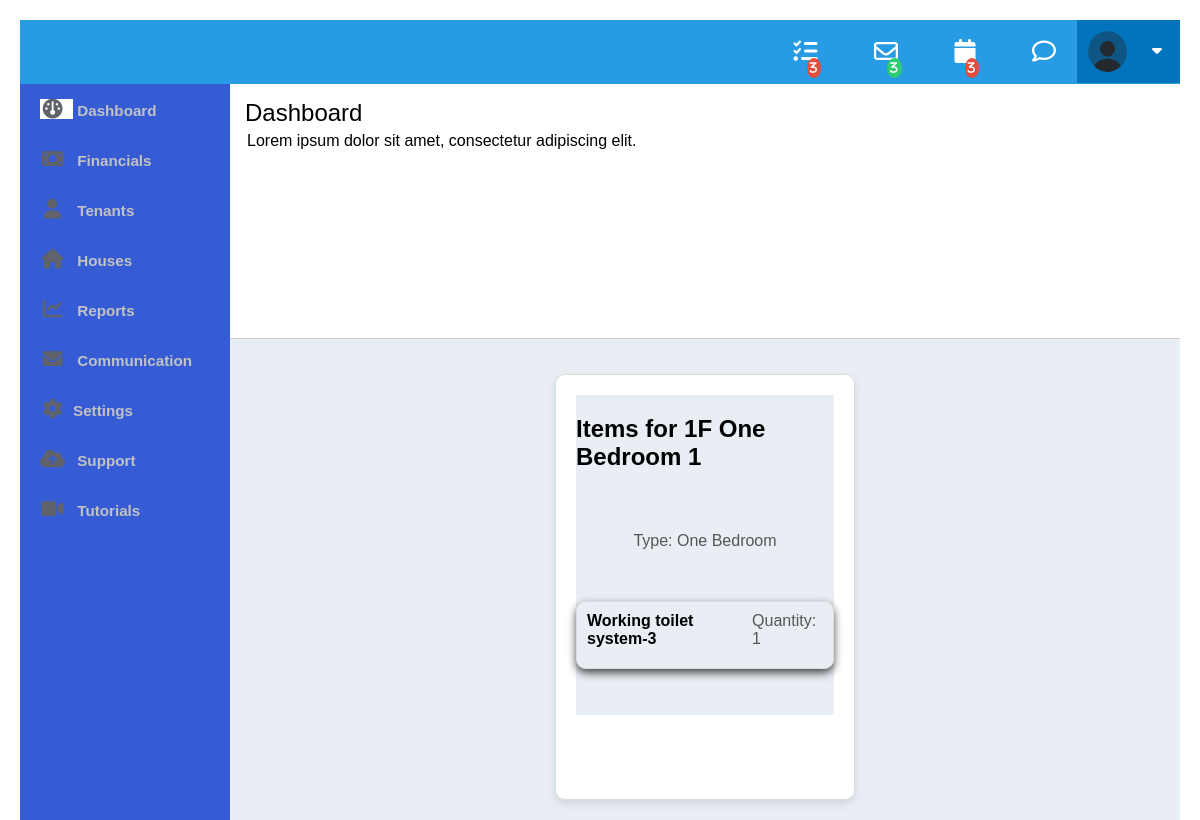
The page /house/4/items/ (signed in) on the database its author committed.
### gaapp/models.py (models this page shows, shortened)
class House(models.Model):
    name = models.CharField(max_length=100)
    house_type = models.CharField(max_length=100, null=True, blank=True)
    is_available = models.BooleanField(default=True)
    apartment = models.ForeignKey(Apartment, on_delete=models.CASCADE, related_name='houses')
    image = models.ImageField(upload_to='house_images/', null=True, blank=True)

class Item(models.Model):
    name = models.CharField(max_length=100)
    quantity = models.PositiveIntegerField()
    house = models.ForeignKey(House, on_delete=models.CASCADE, related_name='items')

### gaapp/views.py (the view)
# urls.py: path('house/<int:house_id>/items/', views.house_items, name='house_items'),
@role_required('tenant')
def house_items(request, house_id):
    house = get_object_or_404(House, id=house_id)
    items = house.items.all()
    return render(request, 'gaapp/house_items.html', {'house': house, 'items': items})

### gaapp/templates/gaapp/house_items.html
{% extends "gaapp/base.html" %}
{% load static %}
{% block innercontent %}
<section id="content">
    <div id="header">
        <div class="header-nav">
            <div class="menu-button"></div>
            <div class="nav">
                <ul>
                    <li class="nav-settings">
                        <div class="font-icon"><i class="fa fa-tasks"></i></div>
                    </li>
                    <li class="nav-mail">
                        <div class="font-icon">
                            <i class="fa-regular fa-envelope"></i>
                        </div>
                    </li>
                    <li class="nav-calendar">
                        <div class="font-icon">
                            <i class="fa fa-calendar"></i>
                        </div>
                    </li>
                    <li class="nav-chat">
                        <div class="font-icon">
                            <i class="fa-regular fa-comment"></i>
                        </div>
                    </li>
                    <li class="nav-profile">
                        <div class="nav-profile-image">
                            <img
                                src="{% static 'images/profile-avatar.png' %}"
                                alt="profile-img"
                                alt="profile image"
                            />
                            <div class="nav-profile-name">
                                {{ tenant_username }}<i class="fa fa-caret-down"></i>
                            </div>
                        </div>
                    </li>
                </ul>
            </div>
        </div>
    </div>
    <div class="content">
        <div class="content-header">
            <h1>Dashboard</h1>
            <p>Lorem ipsum dolor sit amet, consectetur adipiscing elit.</p>
        </div>
        <div class="widget-box sample-widget">
            <div class="content">
                <h1>Items for {{ house.name }}</h1>
                <p>Type: {{ house.house_type }}</p>
                <div class="items-list">
                    {% for item in items %}
                        <div class="item">
                            <h4>{{ item.name }}</h4>
                            <p>Quantity: {{ item.quantity }}</p>
                        </div>
                    {% endfor %}
                </div>
            </div>
        </div>
    </div>
</section>
{% endblock innercontent %}

### gaapp/static/gaapp/style.css (style rules this page uses)
html, body { font-family: "Open Sans", sans-serif; height: 100%; }
body { background: #ffffff; height: 100%; }
img { max-width: 100%; }
ul { list-style: none; margin: 0; padding: 0; }
#header { float: left; width: 100%; background: #ffffff; position: relative; }
.header-nav { min-height: 64px; -webkit-box-sizing: border-box; --moz-box-sizing: border-box; box-sizing: border-box; background: #279be4; }
.menu-button { float: left; font-size: 29px; color: #ffffff; padding: 12px 19px; }
.nav ul { height: 64px; float: right; }
.nav ul li { float: left; position: relative; padding: 11px; }
.nav > ul > li:first-child { border-left: none; }
.nav ul li i { color: #ffffff; }
.header-nav { min-height: 64px; -webkit-box-sizing: border-box; -moz-box-sizing: border-box; box-sizing: border-box; background: #279be4; }
.font-icon i:after { position: relative; content: "3"; background: #e74c3c; color: #ffffff; font-size: 12px; border-radius: 50%; width: 10px; height: 10px; padding: 3px 4px 4px 3px; text-align: center; top: 12px; right: 11px; }
.font-icon { padding: 8px 10px; }
.font-icon i { font-size: 24px; }
.nav-mail .font-icon i:after { background: #2ecc71; }
.nav-profile { background: #0274bd; }
.nav-profile-image img { width: 39px; height: 41px; border-radius: 50%; float: left; }
.nav-profile-name { float: right; margin: 11px 7px 8px 14px; color: #ffffff; }
.nav-profile-name i { padding: 0 0 0 11px; }
.nav-chat i:after { display: none; }
#content { float: left; width: calc(100% - 210px); height: 100%; overflow-wrap: break-word; background: #ffffff; font-family: Raleway, sans-serif; }
.content { display: flex; flex-wrap: wrap; justify-content: center; float: left; background: #E9EEF4; width: 100%; height: calc(100% - 64px); -webkit-box-sizing: border-box; -moz-box-sizing: border-box; box-sizing: border-box; }
.content-header { background: #fff; float: left; width: 100%; margin-bottom: 15px; padding: 15px; -webkit-box-sizing: border-box; -moz-box-sizing: border-box; box-sizing: border-box; border-bottom: 1px solid #ccc; }
.content-header h1 { margin: 0; font-weight: normal; padding-bottom: 5px; }
.content-header p { margin: 0; padding-left: 2px; }
.widget-box { border: 1px solid #ddd; padding: 20px; margin: 20px; width: 300px; box-sizing: border-box; box-shadow: 0 4px 8px rgba(0, 0, 0, 0.1); border-radius: 10px; overflow: hidden; background: #fff; transition: transform 0.3s ease; }
.widget-box p { margin: 5px 0; color: #555; }
.sample-widget { max-width: 47%; }
.item { border: 1px solid #ddd; padding: 10px; margin: 10px 0; border-radius: 5px; box-shadow: 0 2px 4px rgba(0, 0, 0, 0.1); }
.item h4 { margin: 0 0 10px; }
.item p { margin: 0; }
.item { border-radius: 10px; overflow: hidden; display: flex; position: relative; box-shadow: 0 4px 8px rgba(0, 0, 0, 0.7); }

### gaapp/templates/gaapp/base.html (style rules this page uses)
body { font-family: Arial, sans-serif; margin: 20px; }

### rows shown on the page
House: name "1F One Bedroom 1", house_type "One Bedroom"
Item: name "Working toilet system-3", quantity "1"
